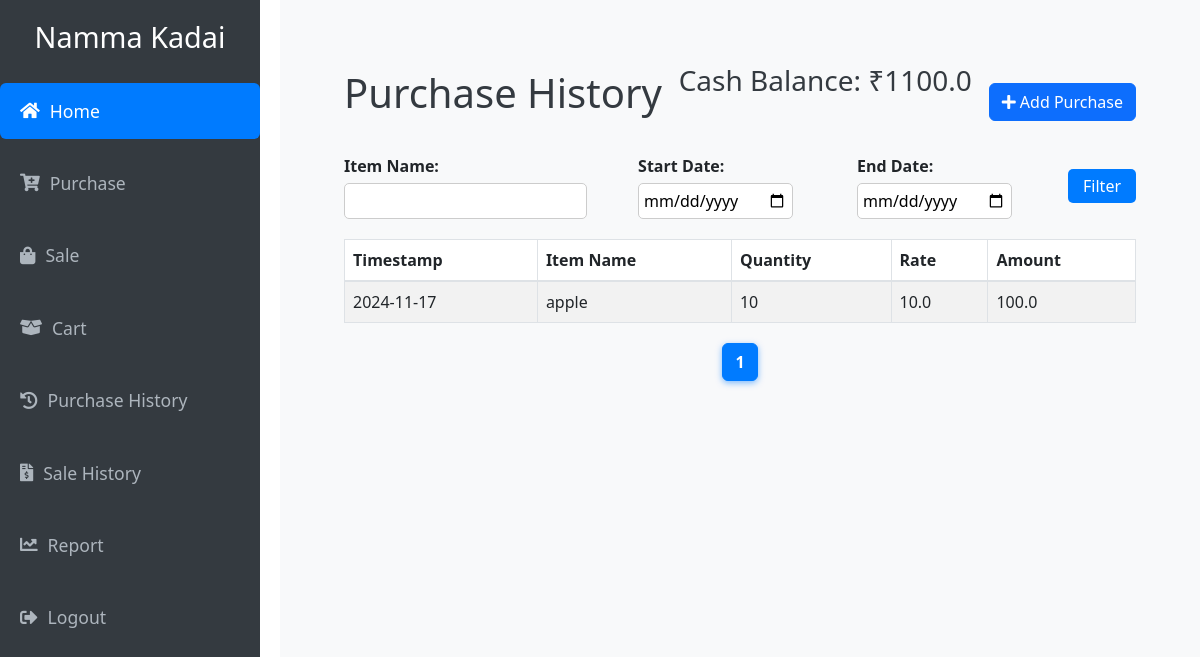
The app's page /purchases (signed in), older data.
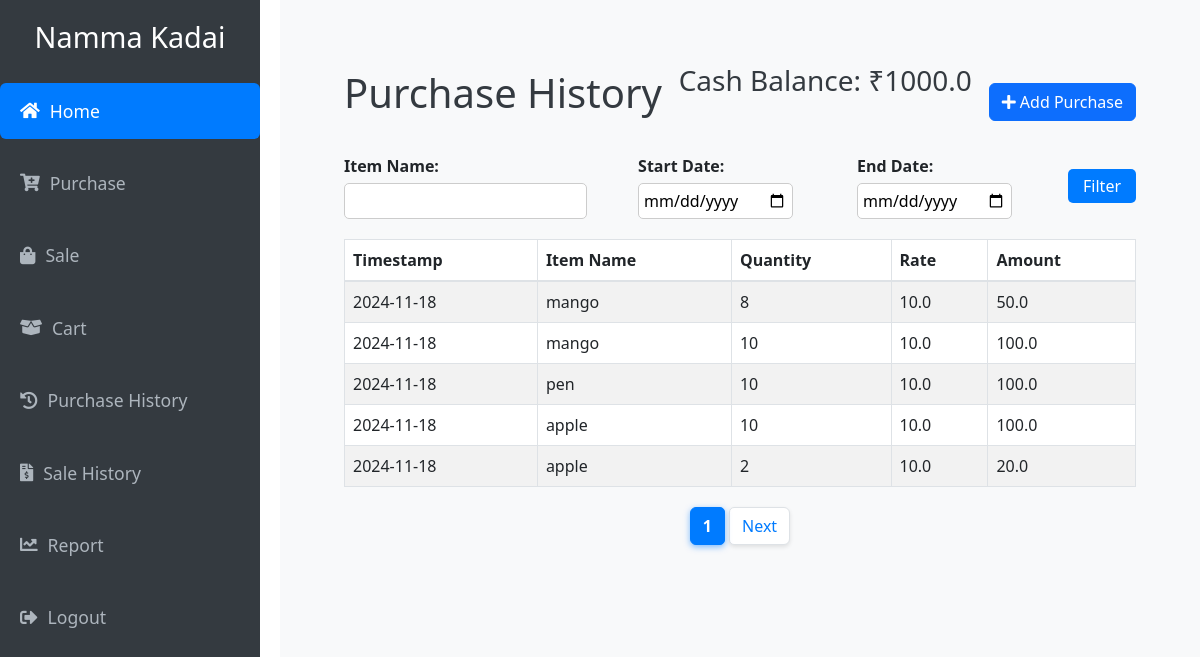
The same page, newer data.
### Namma_Kadai/models.py (models this page shows)
class Company(db.Model):
    id = db.Column(db.Integer, primary_key=True)
    company_name = db.Column(db.String(150),unique=True, nullable=False)
    cash_balance = db.Column(db.Float, nullable=False, default=1000.00)
    user_id = db.Column(db.Integer, db.ForeignKey('user.id'), nullable=False)
    purchases = db.relationship('Purchase', backref='company_purchase', lazy=True)
    items = db.relationship('Item', backref='company', lazy=True)
    sales = db.relationship('Sales', backref='sales_company', lazy=True)

class Purchase(db.Model):
    id = db.Column(db.Integer, primary_key=True)
    item_id = db.Column(db.Integer, db.ForeignKey('item.id', ondelete='CASCADE'))
    company_id = db.Column(db.Integer, db.ForeignKey('company.id'), nullable=False)
    qty = db.Column(db.Integer, nullable=False)
    rate = db.Column(db.Float, nullable=False)
    amount = db.Column(db.Float, nullable=False)
    timestamp = db.Column(db.DateTime, default=lambda: datetime.now(pytz.timezone('Asia/Kolkata')))
    item = db.relationship('Item', backref='purchases')
    company = db.relationship('Company', backref='purchase_records')

class Item(db.Model):
    id = db.Column(db.Integer, primary_key=True)
    item_name = db.Column(db.String(150), nullable=False)
    qty = db.Column(db.Integer, nullable=False, default=0)
    rate = db.Column(db.Float, nullable=False,)
    company_id = db.Column(db.Integer, db.ForeignKey('company.id'), nullable=False)
    sales = db.relationship('Sales', backref='item_relation', lazy=True)

### Namma_Kadai/routes.py (the view, shortened to what this page needs)
@app.route('/purchases', methods=['GET', 'POST'])
@login_required
def purchase_list():
    item_name = request.args.get('item_name', '').strip()
    start_date = request.args.get('start_date', '').strip()
    end_date = request.args.get('end_date', '').strip()
    page = request.args.get('page', 1, type=int)
    per_page = 5
    company_id = current_user.companies.id
    query = Purchase.query.filter_by(company_id=company_id)
    if item_name:
        query = query.join(Item).filter(Item.item_name.ilike(f"%{item_name}%"))
    if start_date:
        try:
            start_date_obj = datetime.strptime(start_date, '%Y-%m-%d')
            query = query.filter(Purchase.timestamp >= start_date_obj)
        except ValueError:
            print(f"Invalid start_date: {start_date}")
    total_purchases = query.count()
    purchases = query.order_by(Purchase.timestamp.desc()).paginate(page=page, per_page=per_page)
    return render_template(
        'purchase_list.html',
        purchases=purchases.items,
        total_pages=ceil(total_purchases / per_page),
        current_page=page,
        item_name=item_name,
        start_date=start_date,
        end_date=end_date,
    )

### Namma_Kadai/routes.py (called while the page is built)
@login_manager.user_loader
def load_user(user_id):
    return User.query.get(int(user_id))

### Namma_Kadai/templates/purchase_list.html (shortened to what this page needs)
{% extends "base.html" %}
{% block content %}
<div class="container">
    <div class="d-flex justify-content-between align-items-center my-4">
        <h1>Purchase History</h1>
        {% if current_user.is_authenticated %}
        <div class="row mb-4">
            <div class="col-md-12 text-right cash-balance">
                <h3>Cash Balance: ₹{{ current_user.companies.cash_balance }}</h3>
            </div>
        </div>
        {% endif %}
        <a href="{{ url_for('add_purchases') }}" class="btn btn-primary">
            <i class="fas fa-plus"></i> Add Purchase
        </a>
    </div>
    <form class="filter-form" method="get" action="/purchases">
        <div>
            <label for="item_name">Item Name:</label>
            <input type="text" id="item_name" name="item_name" value="{{ item_name }}">
        </div>
        <div>
            <label for="start_date">Start Date:</label>
            <input type="date" id="start_date" name="start_date" value="{{ start_date }}">
        </div>
        <div>
            <label for="end_date">End Date:</label>
            <input type="date" id="end_date" name="end_date" value="{{ end_date }}">
        </div>
        <div>
            <button type="submit">Filter</button>
        </div>
    </form>
    <table class="table table-striped">
        <thead>
            <tr>
                <th>Timestamp</th>
                <th>Item Name</th>
                <th>Quantity</th>
                <th>Rate</th>
                <th>Amount</th>
            </tr>
        </thead>
        <tbody>
            {% for purchase in purchases %}
            <tr>
                <td>{{ purchase.timestamp.strftime('%Y-%m-%d ') }}</td>
                <td>{{ purchase.item.item_name }}</td>
                <td>{{ purchase.qty }}</td>
                <td>{{ purchase.rate }}</td>
                <td>{{ purchase.amount }}</td>
            </tr>
            {% endfor %}
        </tbody>
    </table>
    <nav aria-label="Page navigation">
        <ul class="pagination">
            <li class="page-item active">
                <a class="page-link">{{ current_page  }}</a>
            </li>
            {% if current_page < total_pages %}
            <li class="page-item">
                <a class="page-link" href="{{ url_for('purchase_list', page=current_page+1, item_name=item_name, start_date=start_date, end_date=end_date) }}">Next</a>
            </li>
            {% endif %}
        </ul>
    </nav>
</div>
{% endblock %}

### Namma_Kadai/templates/base.html (shortened to what this page needs)
<!DOCTYPE html>
<html lang="en">
<head>
    <link href="https://stackpath.bootstrapcdn.com/bootstrap/4.5.2/css/bootstrap.min.css" rel="stylesheet">
    <link href="https://cdnjs.cloudflare.com/ajax/libs/font-awesome/5.15.4/css/all.min.css" rel="stylesheet">
<link href="https://cdn.jsdelivr.net/npm/bootstrap@5.3.0/dist/css/bootstrap.min.css" rel="stylesheet">
</head>
<body>
    {% if current_user.is_authenticated %}
    <div class="sidebar">
        <h3>{{ current_user.companies.company_name }}</h3>
        <nav class="nav flex-column">
            <a class="nav-link active" href="{{ url_for('home') }}"><i class="fas fa-home"></i> Home</a>
            <a class="nav-link" href="{{ url_for('add_purchases') }}"><i class="fas fa-cart-plus"></i> Purchase</a>
            <a class="nav-link" href="{{ url_for('add_sale') }}"><i class="fas fa-shopping-bag"></i> Sale</a>
            <a class="nav-link" href="{{ url_for('cart') }}"><i class="fas fa-box-open"></i> Cart</a>
            <a class="nav-link" href="{{ url_for('purchase_list') }}"><i class="fas fa-history"></i> Purchase History</a>
            <a class="nav-link" href="{{ url_for('sale_list') }}"><i class="fas fa-file-invoice-dollar"></i> Sale History</a>
            <a class="nav-link" href="{{ url_for('inventory_report') }}"><i class="fas fa-chart-line"></i> Report</a>
            <a class="nav-link" href="{{ url_for('logout') }}"><i class="fas fa-sign-out-alt"></i> Logout</a>
        </nav>
    </div>
    {% endif %}
    <div class="content">
        <div class="container mt-4">
            {% block content %}{% endblock %}
        </div>
    </div>
</body>
</html>

Row changes from the older to the newer data that the page shows:
no longer on this page (row edited): Purchase: timestamp "2024-11-17", item.item_name "apple", qty "10", rate "10.0", amount "100.0"
changed Company "Namma Kadai": companies.cash_balance "1100.0" → "1000.0"
added Purchase: timestamp "2024-11-18", item.item_name "mango", qty "8", rate "10.0", amount "50.0"
added Purchase: timestamp "2024-11-18", item.item_name "mango", qty "10", rate "10.0", amount "100.0"
added Purchase: timestamp "2024-11-18", item.item_name "pen", qty "10", rate "10.0", amount "100.0"
added Purchase: timestamp "2024-11-18", item.item_name "apple", qty "10", rate "10.0", amount "100.0"
added Purchase: timestamp "2024-11-18", item.item_name "apple", qty "2", rate "10.0", amount "20.0"
Text that changed along with them:
text now shown: "Next"
